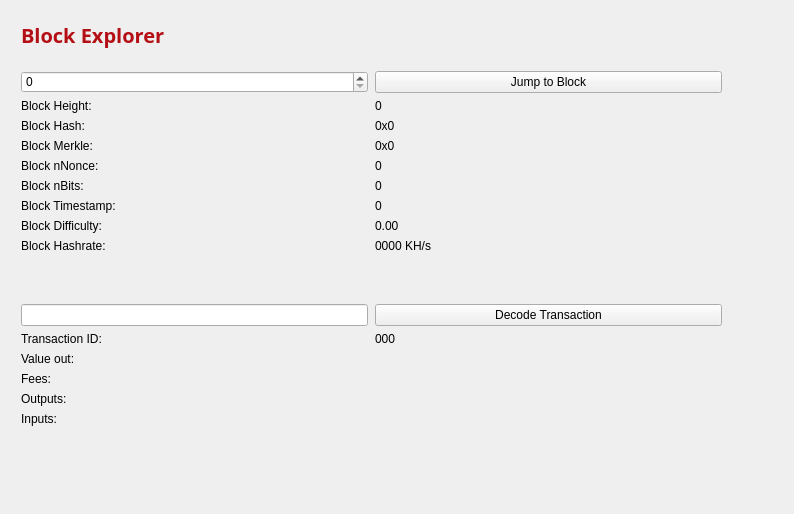
<?xml version="1.0" encoding="UTF-8"?>
<ui version="4.0">
 <class>BlockBrowser</class>
 <widget class="QWidget" name="BlockBrowser">
  <property name="windowModality">
   <enum>Qt::NonModal</enum>
  </property>
  <property name="enabled">
   <bool>true</bool>
  </property>
  <property name="geometry">
   <rect>
    <x>0</x>
    <y>0</y>
    <width>794</width>
    <height>514</height>
   </rect>
  </property>
  <property name="sizePolicy">
   <sizepolicy hsizetype="Expanding" vsizetype="Expanding">
    <horstretch>0</horstretch>
    <verstretch>0</verstretch>
   </sizepolicy>
  </property>
  <property name="minimumSize">
   <size>
    <width>0</width>
    <height>0</height>
   </size>
  </property>
  <property name="acceptDrops">
   <bool>false</bool>
  </property>
  <property name="windowTitle">
   <string>Form</string>
  </property>
  <property name="styleSheet">
   <string notr="true">color: transparent;</string>
  </property>
  <layout class="QGridLayout">
   <property name="sizeConstraint">
    <enum>QLayout::SetMaximumSize</enum>
   </property>
   <property name="leftMargin">
    <number>21</number>
   </property>
   <property name="topMargin">
    <number>21</number>
   </property>
   <property name="rightMargin">
    <number>10</number>
   </property>
   <item row="1" column="0">
    <widget class="QWidget" name="widget" native="true">
     <property name="styleSheet">
      <string notr="true">color: rgb(0, 0, 0);</string>
     </property>
     <widget class="QWidget" name="layoutWidget">
      <property name="geometry">
       <rect>
        <x>0</x>
        <y>0</y>
        <width>699</width>
        <height>27</height>
       </rect>
      </property>
      <layout class="QHBoxLayout" name="horizontalLayout_4">
       <property name="spacing">
        <number>7</number>
       </property>
       <item>
        <widget class="QLabel" name="label_5">
         <property name="font">
          <font>
           <family>Open Sans,sans-serif</family>
          </font>
         </property>
         <property name="styleSheet">
          <string notr="true">color: rgb(0, 0, 0);</string>
         </property>
         <property name="text">
          <string>&lt;html&gt;&lt;head/&gt;&lt;body&gt;&lt;p&gt;&lt;span style=&quot; font-size:20px; font-weight:600; color:#B40F14;&quot;&gt;Block Explorer &lt;/span&gt;&lt;/p&gt;&lt;/body&gt;&lt;/html&gt;</string>
         </property>
        </widget>
       </item>
       <item>
        <spacer name="horizontalSpacer_2">
         <property name="orientation">
          <enum>Qt::Horizontal</enum>
         </property>
         <property name="sizeHint" stdset="0">
          <size>
           <width>40</width>
           <height>20</height>
          </size>
         </property>
        </spacer>
       </item>
      </layout>
     </widget>
     <widget class="QWidget" name="layoutWidget_2">
      <property name="geometry">
       <rect>
        <x>0</x>
        <y>50</y>
        <width>701</width>
        <height>400</height>
       </rect>
      </property>
      <layout class="QGridLayout" name="gridLayout_3" rowstretch="0,0,0,0,0,0,0,0,0,0,0,0,0,0,0,0,0,0,0" columnstretch="0,0">
       <property name="sizeConstraint">
        <enum>QLayout::SetDefaultConstraint</enum>
       </property>
       <property name="horizontalSpacing">
        <number>7</number>
       </property>
       <item row="18" column="0">
        <spacer name="verticalSpacer">
         <property name="orientation">
          <enum>Qt::Vertical</enum>
         </property>
         <property name="sizeHint" stdset="0">
          <size>
           <width>20</width>
           <height>40</height>
          </size>
         </property>
        </spacer>
       </item>
       <item row="12" column="1">
        <widget class="QPushButton" name="txButton">
         <property name="styleSheet">
          <string notr="true">color: rgb(0, 0, 0);</string>
         </property>
         <property name="text">
          <string>Decode Transaction</string>
         </property>
        </widget>
       </item>
       <item row="17" column="0">
        <widget class="QLabel" name="inputLabel">
         <property name="styleSheet">
          <string notr="true">color: rgb(0, 0, 0);</string>
         </property>
         <property name="text">
          <string>Inputs:</string>
         </property>
         <property name="alignment">
          <set>Qt::AlignLeading|Qt::AlignLeft|Qt::AlignTop</set>
         </property>
        </widget>
       </item>
       <item row="10" column="1">
        <widget class="QLabel" name="pawBox">
         <property name="styleSheet">
          <string notr="true">color: rgb(0, 0, 0);</string>
         </property>
         <property name="text">
          <string>0000 KH/s</string>
         </property>
        </widget>
       </item>
       <item row="14" column="0">
        <widget class="QLabel" name="valueLabel">
         <property name="styleSheet">
          <string notr="true">color: rgb(0, 0, 0);</string>
         </property>
         <property name="text">
          <string>Value out:</string>
         </property>
        </widget>
       </item>
       <item row="13" column="0">
        <widget class="QLabel" name="txLabel">
         <property name="styleSheet">
          <string notr="true">color: rgb(0, 0, 0);</string>
         </property>
         <property name="text">
          <string>Transaction ID:</string>
         </property>
        </widget>
       </item>
       <item row="9" column="1">
        <widget class="QLabel" name="hardBox">
         <property name="styleSheet">
          <string notr="true">color: rgb(0, 0, 0);</string>
         </property>
         <property name="text">
          <string>0.00</string>
         </property>
        </widget>
       </item>
       <item row="13" column="1">
        <widget class="QLabel" name="txID">
         <property name="styleSheet">
          <string notr="true">color: rgb(0, 0, 0);</string>
         </property>
         <property name="text">
          <string>000</string>
         </property>
        </widget>
       </item>
       <item row="17" column="1">
        <widget class="QLabel" name="inputBox">
         <property name="styleSheet">
          <string notr="true">color: rgb(0, 0, 0);</string>
         </property>
         <property name="text">
          <string/>
         </property>
         <property name="alignment">
          <set>Qt::AlignLeading|Qt::AlignLeft|Qt::AlignTop</set>
         </property>
        </widget>
       </item>
       <item row="14" column="1">
        <widget class="QLabel" name="valueBox">
         <property name="styleSheet">
          <string notr="true">color: rgb(0, 0, 0);</string>
         </property>
         <property name="text">
          <string/>
         </property>
        </widget>
       </item>
       <item row="9" column="0">
        <widget class="QLabel" name="hardLabel">
         <property name="styleSheet">
          <string notr="true">color: rgb(0, 0, 0);</string>
         </property>
         <property name="text">
          <string>Block Difficulty:</string>
         </property>
        </widget>
       </item>
       <item row="1" column="0">
        <widget class="QSpinBox" name="heightBox">
         <property name="sizePolicy">
          <sizepolicy hsizetype="Preferred" vsizetype="Fixed">
           <horstretch>0</horstretch>
           <verstretch>0</verstretch>
          </sizepolicy>
         </property>
         <property name="styleSheet">
          <string notr="true">color: rgb(0, 0, 0);</string>
         </property>
         <property name="maximum">
          <number>99999999</number>
         </property>
        </widget>
       </item>
       <item row="3" column="0">
        <widget class="QLabel" name="heightLabel_2">
         <property name="styleSheet">
          <string notr="true">color: rgb(0, 0, 0);</string>
         </property>
         <property name="text">
          <string>Block Height:</string>
         </property>
        </widget>
       </item>
       <item row="8" column="1">
        <widget class="QLabel" name="timeBox">
         <property name="styleSheet">
          <string notr="true">color: rgb(0, 0, 0);</string>
         </property>
         <property name="text">
          <string>0</string>
         </property>
        </widget>
       </item>
       <item row="1" column="1">
        <widget class="QPushButton" name="blockButton">
         <property name="styleSheet">
          <string notr="true">color: rgb(0, 0, 0);</string>
         </property>
         <property name="text">
          <string>Jump to Block</string>
         </property>
        </widget>
       </item>
       <item row="5" column="0">
        <widget class="QLabel" name="merkleLabel">
         <property name="styleSheet">
          <string notr="true">color: rgb(0, 0, 0);</string>
         </property>
         <property name="text">
          <string>Block Merkle:</string>
         </property>
        </widget>
       </item>
       <item row="4" column="0">
        <widget class="QLabel" name="hashLabel">
         <property name="styleSheet">
          <string notr="true">color: rgb(0, 0, 0);</string>
         </property>
         <property name="text">
          <string>Block Hash:</string>
         </property>
        </widget>
       </item>
       <item row="15" column="1">
        <widget class="QLabel" name="feesBox">
         <property name="styleSheet">
          <string notr="true">color: rgb(0, 0, 0);</string>
         </property>
         <property name="text">
          <string/>
         </property>
        </widget>
       </item>
       <item row="10" column="0">
        <widget class="QLabel" name="pawLabel">
         <property name="styleSheet">
          <string notr="true">color: rgb(0, 0, 0);</string>
         </property>
         <property name="text">
          <string>Block Hashrate:</string>
         </property>
        </widget>
       </item>
       <item row="3" column="1">
        <widget class="QLabel" name="heightLabel">
         <property name="styleSheet">
          <string notr="true">color: rgb(0, 0, 0);</string>
         </property>
         <property name="text">
          <string>0</string>
         </property>
        </widget>
       </item>
       <item row="15" column="0">
        <widget class="QLabel" name="feesLabel">
         <property name="styleSheet">
          <string notr="true">color: rgb(0, 0, 0);</string>
         </property>
         <property name="text">
          <string>Fees:</string>
         </property>
        </widget>
       </item>
       <item row="7" column="0">
        <widget class="QLabel" name="bitsLabel">
         <property name="styleSheet">
          <string notr="true">color: rgb(0, 0, 0);</string>
         </property>
         <property name="text">
          <string>Block nBits:</string>
         </property>
        </widget>
       </item>
       <item row="7" column="1">
        <widget class="QLabel" name="bitsBox">
         <property name="styleSheet">
          <string notr="true">color: rgb(0, 0, 0);</string>
         </property>
         <property name="text">
          <string>0</string>
         </property>
        </widget>
       </item>
       <item row="5" column="1">
        <widget class="QLabel" name="merkleBox">
         <property name="minimumSize">
          <size>
           <width>187</width>
           <height>0</height>
          </size>
         </property>
         <property name="styleSheet">
          <string notr="true">color: rgb(0, 0, 0);</string>
         </property>
         <property name="text">
          <string>0x0</string>
         </property>
        </widget>
       </item>
       <item row="16" column="0">
        <widget class="QLabel" name="outputLabel">
         <property name="styleSheet">
          <string notr="true">color: rgb(0, 0, 0);</string>
         </property>
         <property name="text">
          <string>Outputs:</string>
         </property>
         <property name="alignment">
          <set>Qt::AlignLeading|Qt::AlignLeft|Qt::AlignTop</set>
         </property>
        </widget>
       </item>
       <item row="16" column="1">
        <widget class="QLabel" name="outputBox">
         <property name="styleSheet">
          <string notr="true">color: rgb(0, 0, 0);</string>
         </property>
         <property name="text">
          <string/>
         </property>
         <property name="alignment">
          <set>Qt::AlignLeading|Qt::AlignLeft|Qt::AlignTop</set>
         </property>
        </widget>
       </item>
       <item row="6" column="0">
        <widget class="QLabel" name="nonceLabel">
         <property name="styleSheet">
          <string notr="true">color: rgb(0, 0, 0);</string>
         </property>
         <property name="text">
          <string>Block nNonce:</string>
         </property>
        </widget>
       </item>
       <item row="6" column="1">
        <widget class="QLabel" name="nonceBox">
         <property name="styleSheet">
          <string notr="true">color: rgb(0, 0, 0);</string>
         </property>
         <property name="text">
          <string>0</string>
         </property>
        </widget>
       </item>
       <item row="8" column="0">
        <widget class="QLabel" name="timeLabel">
         <property name="styleSheet">
          <string notr="true">color: rgb(0, 0, 0);</string>
         </property>
         <property name="text">
          <string>Block Timestamp:</string>
         </property>
        </widget>
       </item>
       <item row="4" column="1">
        <widget class="QLabel" name="hashBox">
         <property name="enabled">
          <bool>true</bool>
         </property>
         <property name="sizePolicy">
          <sizepolicy hsizetype="Preferred" vsizetype="Preferred">
           <horstretch>0</horstretch>
           <verstretch>0</verstretch>
          </sizepolicy>
         </property>
         <property name="minimumSize">
          <size>
           <width>0</width>
           <height>0</height>
          </size>
         </property>
         <property name="styleSheet">
          <string notr="true">color: rgb(0, 0, 0);</string>
         </property>
         <property name="text">
          <string>0x0</string>
         </property>
        </widget>
       </item>
       <item row="12" column="0">
        <widget class="QLineEdit" name="txBox">
         <property name="sizePolicy">
          <sizepolicy hsizetype="Preferred" vsizetype="Fixed">
           <horstretch>0</horstretch>
           <verstretch>0</verstretch>
          </sizepolicy>
         </property>
         <property name="styleSheet">
          <string notr="true">color: rgb(0, 0, 0);</string>
         </property>
         <property name="inputMask">
          <string comment="Transaction id" extracomment="Transaction id"/>
         </property>
         <property name="placeholderText">
          <string comment="Transaction ID" extracomment="Transaction ID"/>
         </property>
        </widget>
       </item>
       <item row="11" column="0">
        <spacer name="verticalSpacer_2">
         <property name="orientation">
          <enum>Qt::Vertical</enum>
         </property>
         <property name="sizeHint" stdset="0">
          <size>
           <width>20</width>
           <height>40</height>
          </size>
         </property>
        </spacer>
       </item>
      </layout>
     </widget>
    </widget>
   </item>
  </layout>
 </widget>
 <resources/>
 <connections/>
</ui>
